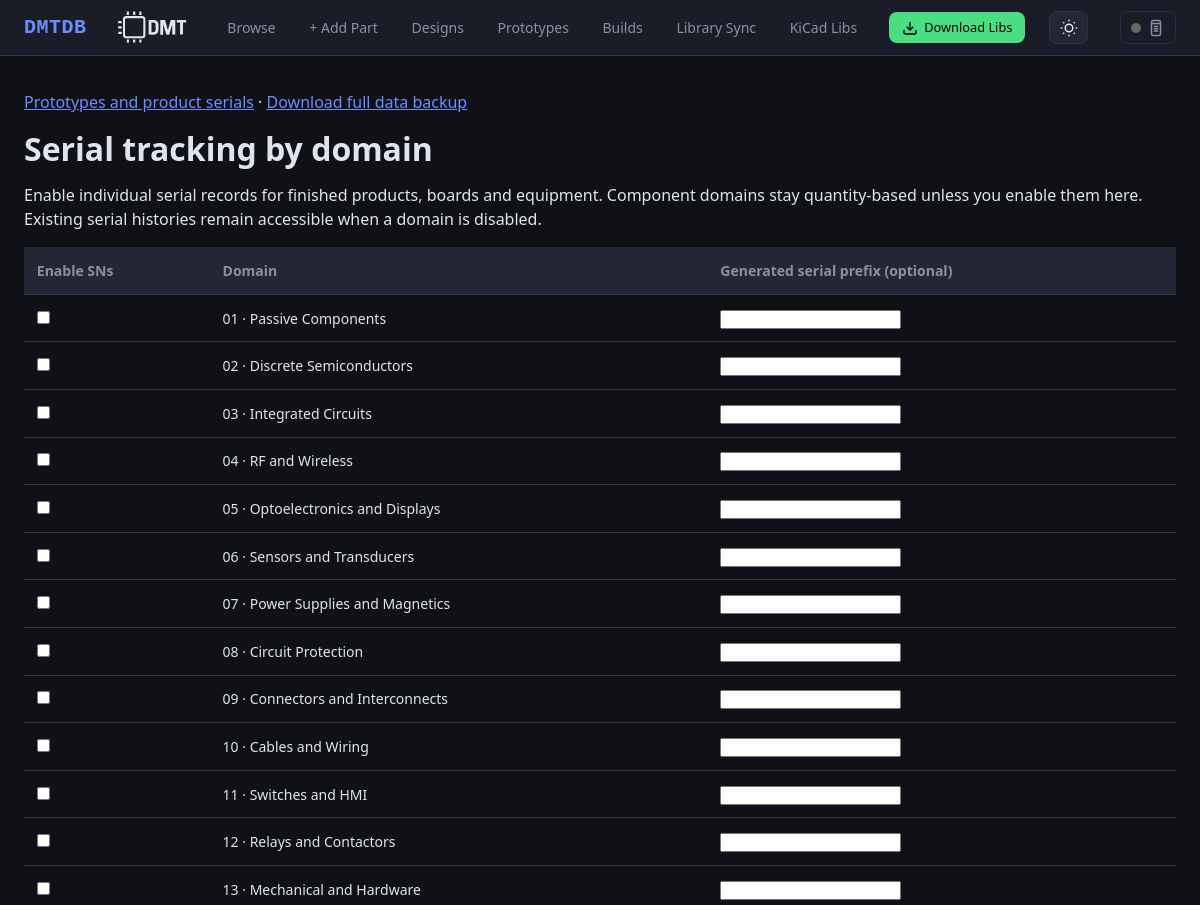
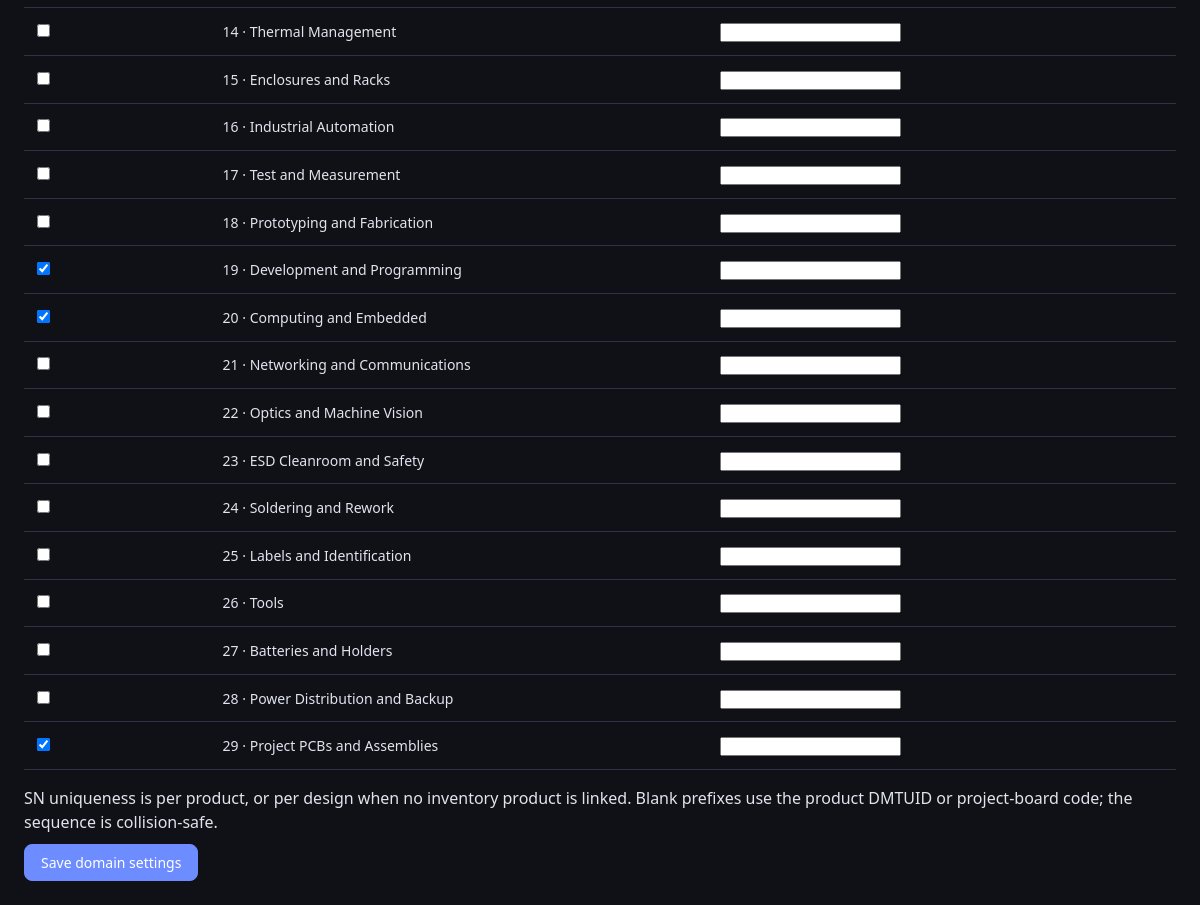
Screenshot of /settings/serials with the database file from the repository (2 pictures, top to bottom).
### db/models.py (models this page shows)
class Base(DeclarativeBase):
    pass

class DomainSerialPolicy(Base):
    __tablename__ = "domain_serial_policies"
    tt = Column(String(2), primary_key=True)
    enabled = Column(Boolean, nullable=False, default=False)
    serial_prefix = Column(String(80), nullable=False, default="")

### ui/routes_designs.py (the view, shortened to what this page needs)
@ui_bp.route("/settings/serials", methods=["GET", "POST"])
@engineering_route
def serial_settings(db):
    from schema.loader import get_domains
    domains = get_domains()
    return render_template("serial_settings.html", domains=domains,
                           policies={p.tt: p for p in db.query(DomainSerialPolicy)})

### db/engine.py (called while the page is built)
def get_session() -> Session:
    if _SessionLocal is None:
        raise RuntimeError("Database not initialised - call init_db() first")
    return _SessionLocal()

### schema/loader.py (called while the page is built)
def get_domains() -> list[dict]:
    return _schema.get("domains", [])

### ui/routes_designs.py (called while the page is built)
def csrf_token():
    if "engineering_csrf" not in browser_session:
        browser_session["engineering_csrf"] = secrets.token_urlsafe(32)
    return browser_session["engineering_csrf"]

@ui_bp.app_context_processor
def engineering_context():
    return {"engineering_csrf": csrf_token, "artifact_roles": designs.ARTIFACT_ROLES,
            "event_kinds": sorted(designs.EVENT_KINDS), "decode_json": json.loads,
            "unit_statuses": designs.UNIT_STATUSES}

### templates/serial_settings.html
{% extends 'base.html' %}{% import 'engineering_macros.html' as e with context %}
{% block title %}Serial tracking domains — DMTDB{% endblock %}{% block content %}<div class="engineering">
<p><a href="/prototypes">Prototypes and product serials</a> · <a href="/settings/backup">Download full data backup</a></p><h1>Serial tracking by domain</h1>
<p>Enable individual serial records for finished products, boards and equipment. Component domains stay quantity-based unless you enable them here. Existing serial histories remain accessible when a domain is disabled.</p>
<form method="post">{{ e.token() }}<div class="eng-table"><table><thead><tr><th>Enable SNs</th><th>Domain</th><th>Generated serial prefix (optional)</th></tr></thead><tbody>
{% for d in domains %}{% set p=policies.get(d.tt) %}<tr><td><input type="checkbox" name="enabled" value="{{ d.tt }}" {% if p and p.enabled %}checked{% endif %} aria-label="Enable {{ d.name }}"></td><td>{{ d.tt }} · {{ d.name }}</td><td><input name="prefix_{{ d.tt }}" value="{{ p.serial_prefix if p else '' }}" maxlength="80" aria-label="Prefix for {{ d.name }}"></td></tr>{% endfor %}
</tbody></table></div><p>SN uniqueness is per product, or per design when no inventory product is linked. Blank prefixes use the product DMTUID or project-board code; the sequence is collision-safe.</p>{{ e.submit('Save domain settings') }}</form></div>{% endblock %}

### static/css/style.css (style rules this page uses)
:root { --bg: #0f1117; --surface: #1a1d27; --surface2: #232734; --border: #2e3345; --text: #e1e4ed; --text-dim: #8b90a0; --accent: #6c8cff; --accent-hover: #8aa4ff; --green: #4ade80; --red: #f87171; --yellow: #fbbf24; --orange: #fb923c; --radius: 8px; --font: 'Segoe UI', system-ui, -apple-system, sans-serif; --mono: 'JetBrains Mono', 'Fira Code', 'Consolas', monospace; --card: var(--surface); --hover: var(--surface2); }
*, *::before, *::after { box-sizing: border-box; margin: 0; padding: 0; }
body { font-family: var(--font); background: var(--bg); color: var(--text); line-height: 1.5; }
table { width: 100%; border-collapse: collapse; font-size: .875rem; }
thead { background: var(--surface2); }
th { text-align: left; padding: .6rem .75rem; color: var(--text-dim); font-weight: 600; white-space: nowrap; border-bottom: 1px solid var(--border); background: var(--surface2); }
td { padding: .55rem .75rem; border-bottom: 1px solid var(--border); vertical-align: top; }

### static/css/engineering.css (style rules this page uses)
.engineering { max-width: 1180px; margin: 0 auto; }
.engineering h1 { margin: .5rem 0; }
.engineering a { color: var(--accent); }
.engineering p { margin: .65rem 0; }
.eng-table { overflow-x: auto; margin: 1rem 0; }
.eng-table table { width: 100%; border-collapse: collapse; }
.eng-table th, .eng-table td { padding: .8rem; border-bottom: 1px solid var(--border); text-align: left; vertical-align: top; }
.nav-links, .eng-table { scrollbar-color: var(--border) var(--surface); }

### rows the page displays
DomainSerialPolicy: enabled "☑"
DomainSerialPolicy: enabled "☑"
DomainSerialPolicy: enabled "☑"

### other values shown
{{ d.tt }} "01" "02" "03" "04" "05" "06" "07" "08" "09" "10" "11" "12" "13" "14" "15" "16" "17" "18" "19" "20" "21" "22" "23" "24" "25" "26" "27" "28" "29"
{{ d.name }} "Passive Components" "Discrete Semiconductors" "Integrated Circuits" "RF and Wireless" "Optoelectronics and Displays" "Sensors and Transducers" "Power Supplies and Magnetics" "Circuit Protection" "Connectors and Interconnects" "Cables and Wiring" "Switches and HMI" "Relays and Contactors" "Mechanical and Hardware" "Thermal Management" "Enclosures and Racks" "Industrial Automation" "Test and Measurement" "Prototyping and Fabrication" "Development and Programming" "Computing and Embedded" "Networking and Communications" "Optics and Machine Vision" "ESD Cleanroom and Safety" "Soldering and Rework" "Labels and Identification" "Tools" "Batteries and Holders" "Power Distribution and Backup" "Project PCBs and Assemblies"
{{ label }} "Save domain settings"
